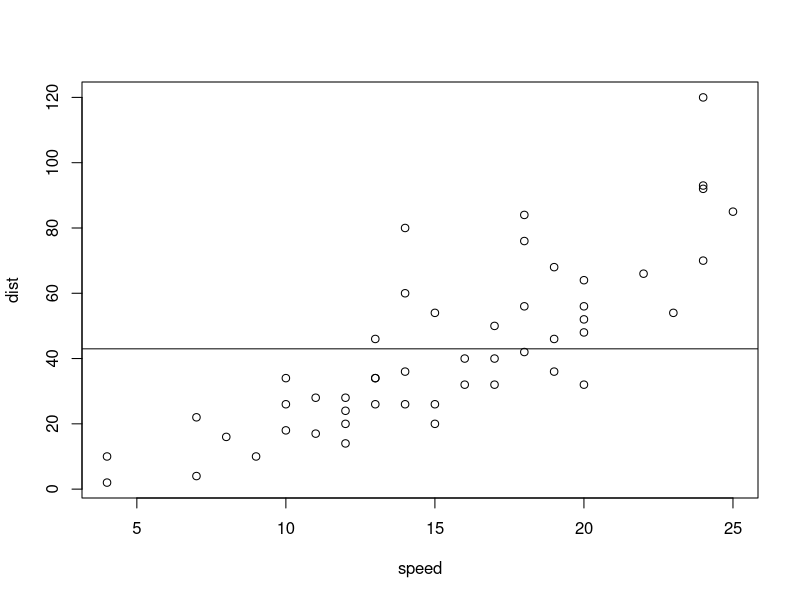

R code for this plot:
##======================================================================
## Resultados
##======================================================================

## Exemplo de figura
## ---- xyplot2
data(cars)
plot(dist ~ speed, data = cars)
abline(h = mean(cars$dist))

## Exemplo de tabela
## ---- tab-cars2
library(xtable)
tab <- head(cars)
print(xtable(tab, caption =
                      "Tabela gerada diretamente a partir de um objeto do R.",
             label = "tab:res2", align = "ccc"),
      table.placement = "!htb",
      caption.placement = "top",
      include.rownames = FALSE)
